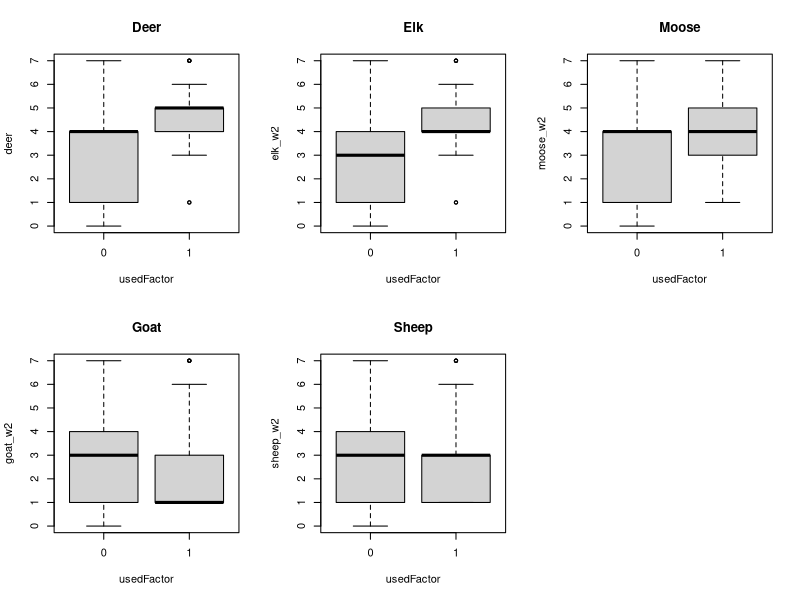
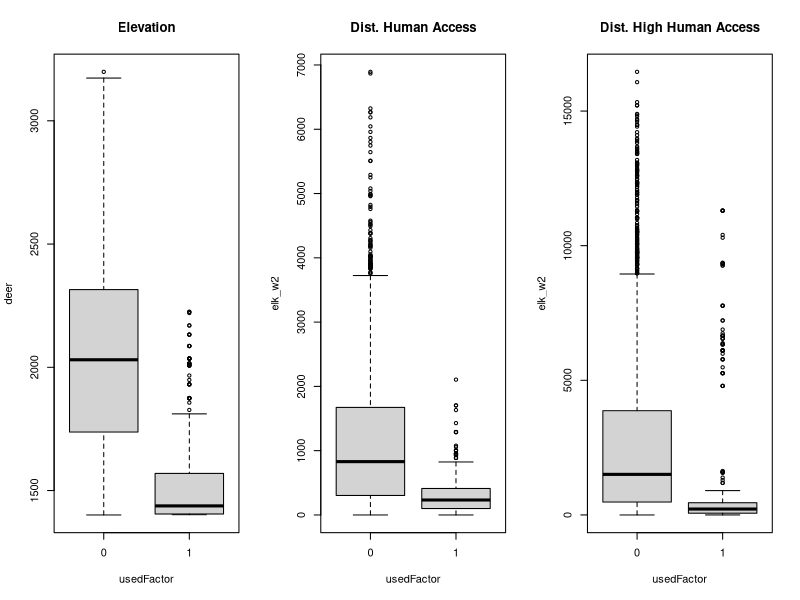
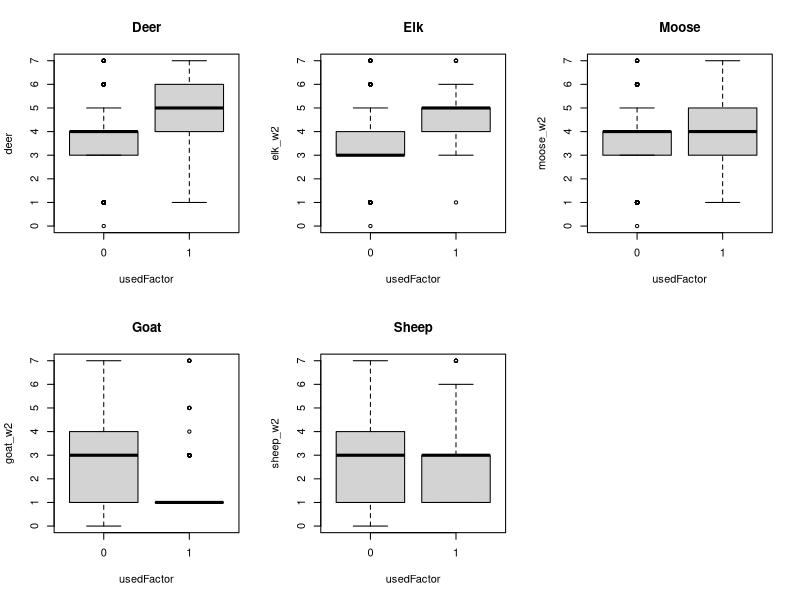
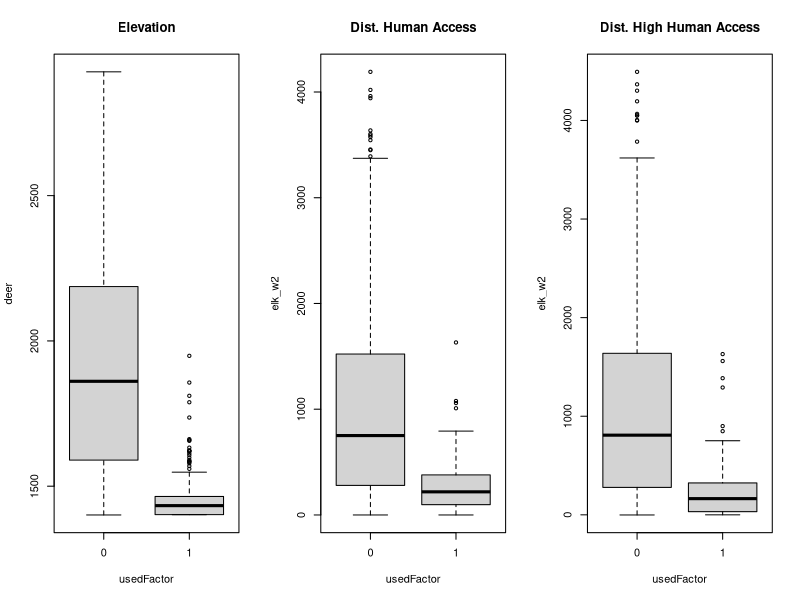
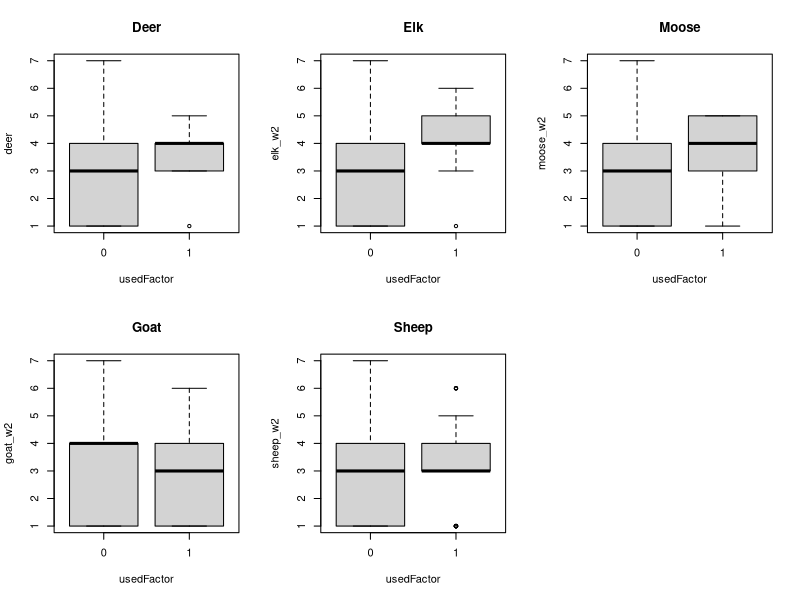
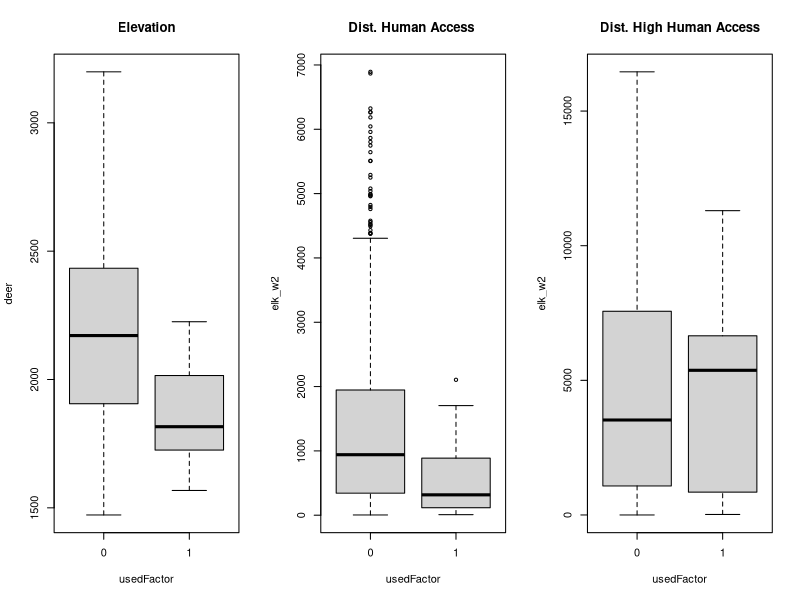
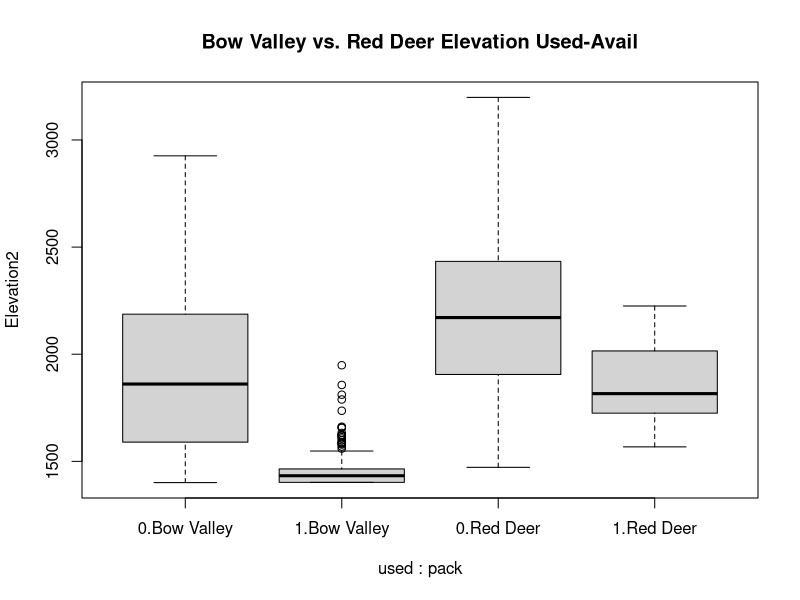
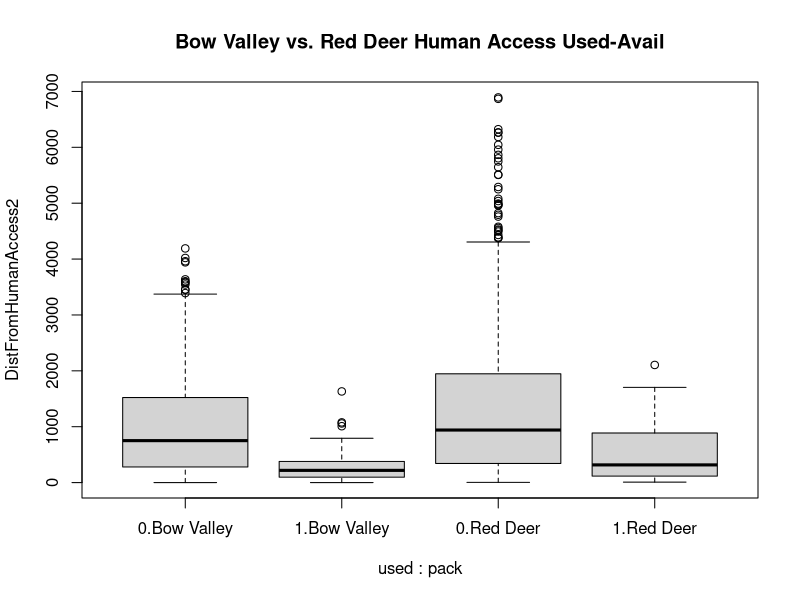

Generate these figures, in order, with R: (Note: this script raises an error after producing the figures.)
## ---- chunk 1
require(knitr)
knitr::opts_chunk$set(echo = TRUE)
r <- getOption("repos")
r["CRAN"] <- "https://ftp.osuosl.org/pub/cran/"
options(repos = r)
## ---- chunk 2
#function to install and load required packages
ipak <- function(pkg){
  new.pkg <- pkg[!(pkg %in% installed.packages()[, "Package"])]
  if (length(new.pkg)) 
    install.packages(new.pkg, dependencies = TRUE)
  sapply(pkg, require, character.only = TRUE)
}

#load or install these packages:
packages <- c("ggplot2","lattice", "tidyverse", "effects")

#run function to install packages
ipak(packages)
## ---- chunk 3
wolfused <-read.csv(here::here("Data","wolfused.csv"), header = TRUE)
wolfavail <-read.csv(here::here("Data","wolfavail.csv"), header = TRUE)
wolfkde <- rbind(wolfused, wolfavail)
str(wolfkde)
table(wolfkde$used, wolfkde$pack)
table(wolfkde$used, wolfkde$deer_w2)

## next we will create a new variable called usedFactor and graphically compare USED and AVAIL locations for prey
wolfkde$usedFactor <- factor(wolfkde$used, labels=c('0','1'))
str(wolfkde)
## ---- chunk 4
par(mfrow = c(2,3))
boxplot(deer_w2~usedFactor, data=wolfkde, main = "Deer", xlab="usedFactor", ylab="deer")
boxplot(elk_w2~usedFactor, main = "Elk", ylab="elk_w2", xlab="usedFactor", data=wolfkde)
boxplot(moose_w2~usedFactor, main = "Moose", ylab="moose_w2", xlab="usedFactor", data=wolfkde)
boxplot(goat_w2~usedFactor, main = "Goat", ylab="goat_w2", xlab="usedFactor", data=wolfkde)
boxplot(sheep_w2~usedFactor, main = "Sheep", ylab="sheep_w2", xlab="usedFactor", data=wolfkde)
## ---- chunk 5
par(mfrow = c(1,3))
boxplot(Elevation2~usedFactor, data=wolfkde, main = "Elevation", xlab="usedFactor", ylab="deer")
boxplot(DistFromHumanAccess2~usedFactor, data=wolfkde, main = "Dist. Human Access", ylab="elk_w2", xlab="usedFactor")
boxplot(DistFromHighHumanAccess2~usedFactor, data=wolfkde, main = "Dist. High Human Access", ylab="elk_w2", xlab="usedFactor")
## ---- chunk 6
## subset for Bow Valley Pack
bvkde<- subset(wolfkde, subset=pack =="Bow Valley")
par(mfrow = c(2,3))
boxplot(deer_w2~usedFactor, data=bvkde, main = "Deer", xlab="usedFactor", ylab="deer")
boxplot(elk_w2~usedFactor, data=bvkde, main = "Elk", ylab="elk_w2", xlab="usedFactor")
boxplot(moose_w2~usedFactor, data=bvkde, main = "Moose", ylab="moose_w2", xlab="usedFactor")
boxplot(goat_w2~usedFactor, data=bvkde, main = "Goat", ylab="goat_w2", xlab="usedFactor")
boxplot(sheep_w2~usedFactor, data=bvkde, main = "Sheep", ylab="sheep_w2", xlab="usedFactor")
## ---- chunk 7
par(mfrow = c(1,3))
boxplot(Elevation2~usedFactor, data=bvkde, main = "Elevation", xlab="usedFactor", ylab="deer")
boxplot(DistFromHumanAccess2~usedFactor, data=bvkde, main = "Dist. Human Access", ylab="elk_w2", xlab="usedFactor")
boxplot(DistFromHighHumanAccess2~usedFactor, data=bvkde, main = "Dist. High Human Access", ylab="elk_w2", xlab="usedFactor")
## ---- chunk 8
## subset for Red Deer Wolf
rdkde <- subset(wolfkde, subset=pack=="Red Deer")
table(rdkde$used, rdkde$pack)
par(mfrow = c(2,3))
boxplot(deer_w2~usedFactor, data=rdkde, main = "Deer", xlab="usedFactor", ylab="deer")
boxplot(elk_w2~usedFactor, data=rdkde, main = "Elk", ylab="elk_w2", xlab="usedFactor")
boxplot(moose_w2~usedFactor, data=rdkde, main = "Moose", ylab="moose_w2", xlab="usedFactor")
boxplot(goat_w2~usedFactor, data=rdkde, main = "Goat", ylab="goat_w2", xlab="usedFactor")
boxplot(sheep_w2~usedFactor, data=rdkde, main = "Sheep", ylab="sheep_w2", xlab="usedFactor")
## ---- chunk 9
par(mfrow = c(1,3))
boxplot(Elevation2~usedFactor, data=rdkde, main = "Elevation", xlab="usedFactor", ylab="deer")
boxplot(DistFromHumanAccess2~usedFactor, data=rdkde, main = "Dist. Human Access ", ylab="elk_w2", xlab="usedFactor")
boxplot(DistFromHighHumanAccess2~usedFactor, data=rdkde, main = "Dist. High Human Access", ylab="elk_w2", xlab="usedFactor")
## ---- chunk 10
## Can make more complex box plots
par(mfrow = c(1,1))
boxplot(Elevation2~used+pack, data = wolfkde, main = "Bow Valley vs. Red Deer Elevation Used-Avail")
boxplot(DistFromHumanAccess2~used+pack, data = wolfkde, main = "Bow Valley vs. Red Deer Human Access Used-Avail")
boxplot(deer_w2~used+pack, data = wolfkde, main = "Bow Valley vs. Red Deer Elevation Used-Avail")
boxplot(moose_w2~used+pack, data = wolfkde, main = "Bow Valley vs. Red Deer Elevation Used-Avail")
boxplot(elk_w2~used+pack, data = wolfkde, main = "Bow Valley vs. Red Deer Elevation Used-Avail")
boxplot(goat_w2~used+pack, data = wolfkde, main = "Bow Valley vs. Red Deer Elevation Used-Avail")
boxplot(sheep_w2~used+pack, data = wolfkde, main = "Bow Valley vs. Red Deer Elevation Used-Avail")

## using lattice package
bwplot(sheep_w2+ goat_w2 + elk_w2+moose_w2+ deer_w2~as.factor(usedFactor)|pack, data = wolfkde, layout = c(2,5), pch = "|", outer = TRUE)

## ---- chunk 11
aggregate(wolfkde[1:9], by=list(wolfkde$pack, wolfkde$usedFactor), FUN=mean, na.rm=TRUE)

wolf_df <- as_tibble(wolfkde)
wolf_df %>% group_by(pack, used) %>% summarise(mean(Elevation2))
wolf_df %>% group_by(pack, used) %>% summarise(dha = mean(DistFromHumanAccess2))
## ---- chunk 12
wolfkde2 <- na.omit(wolfkde)
wolf_df <- as_tibble(wolfkde2)
wolf_df %>% group_by(pack, used) %>% summarise(dha = mean(DistFromHumanAccess2))
wolf_df %>% group_by(pack, used) %>% summarise(dhha =mean(DistFromHighHumanAccess2))

wolf_df %>% group_by(pack, used) %>% summarise(moose = mean(moose_w2))
wolf_df %>% group_by(pack, used) %>% summarise(elk = mean(elk_w2))
wolf_df %>% group_by(pack, used) %>% summarise(sheep = mean(sheep_w2))
wolf_df %>% group_by(pack, used) %>% summarise(deer = mean(deer_w2))
wolf_df %>% group_by(pack, used) %>% summarise(goat = mean(goat_w2))

## ---- chunk 13
## First lets flip fair coins 100 times
rbinom(100, 1, 0.5)
trial = rbinom(100, 1, 0.5)
sum(trial)

## What about say, a survival probability of 0.9.
surv1 <- rbinom(100, 1, 0.9)
sum(surv1)
## ---- chunk 14
plogis(0)
## note that if p = 0, then the probability of an outcome is 0.5, heads or tails - i.e., a fair coin. 
plogis(1)
plogis(-5)
plogis(-100)
plogis(5)
plogis(100)
## ---- chunk 15
x = c(-50:50) ## just creating a uniform vector from -50 to 50. 
y = rbinom(length(x), 1, plogis(0+0.07*x) )
## unpack this line by ?rbinom
## and ? plogis

plot( y ~ x)
abline(lm((y~x)))
## ---- chunk 16
wrong = lm(y~x)
summary(wrong)
coef(wrong)
## ---- chunk 17
res = glm( y~x, family=binomial(link="logit"))
summary(res)
yLogit=predict(res)

plot( yLogit ~ x )
yhat=predict(res, type="response")
plot( y ~ x)
lines(yhat~x)
## ---- chunk 18
elev <- glm(used ~ Elevation2, family=binomial(logit), data=wolfkde)
summary(elev)
## exploring univarite logistic regression
## how to obtain 95% confidence intervals? Where are they in the output?
## CI's using profile log-likelihood's
confint(elev)
## CI's using standard errors
confint.default(elev)
## ---- chunk 19
exp(coefficients(elev))
## how to obtain 95% CI's on odds ratio's
exp(cbind(OR=coef(elev), confint(elev)))
## ---- chunk 20
wolfkde$elev100 <- wolfkde$Elevation2 / 100
elev100 <- glm(used ~ elev100, family=binomial(logit), data=wolfkde)
summary(elev100)
exp(coef(elev100))
## ---- chunk 21
elevBnp = 0:3000 ## creates a new vector elevBnp with ranges from 0 - 3000 in it.
elevPred = predict(elev, newdata=data.frame(Elevation2=elevBnp), type = "response") ## uses the predict function to predict Y values given the model object elev
hist(elevPred)
plot(elevBnp, elevPred, type="l", ylim = c(0,1.0), ylab= "Pr(Used)")
## ---- chunk 22
plot(wolfkde$Elevation2, wolfkde$used)
lines(elevBnp, elevPred, type="l", ylab= "Pr(Used)")
## ---- chunk 23
## next human use
distHuman <- glm(used ~ DistFromHumanAccess2, family=binomial(logit), data=wolfkde)
summary(distHuman)
hist(wolfkde$DistFromHumanAccess2)
disthumanBnp = 0:7000
disthumanPred = predict(distHuman, newdata=data.frame(DistFromHumanAccess2=disthumanBnp), type="response")
hist(disthumanPred)
plot(disthumanBnp, disthumanPred, type="l", ylab= "Pr(Used)")
plot(wolfkde$DistFromHumanAccess2, wolfkde$used)
lines(disthumanBnp, disthumanPred, type="l", ylab= "Pr(Used)")
## ---- chunk 24
## next human use
distHHuman <- glm(used ~ DistFromHighHumanAccess2, family=binomial(logit), data=wolfkde)
summary(distHHuman)
hist(wolfkde$DistFromHighHumanAccess2)
disthumanBnp = 0:10000
disthumanPred = predict(distHHuman, newdata=data.frame(DistFromHighHumanAccess2=disthumanBnp), type="response")
hist(disthumanPred)
plot(disthumanBnp, disthumanPred, type="l", ylab= "Pr(Used)")
plot(wolfkde$DistFromHumanAccess2, wolfkde$used)
lines(disthumanBnp, disthumanPred, type="l", ylab= "Pr(Used)")
## ---- chunk 25
# now lets do all at once for ungulate HSI models
sheep <- glm(used ~ sheep_w2, family=binomial(logit), data=wolfkde)
summary(sheep)
habvalues = 0:7
deer <- glm(used ~ deer_w2, family=binomial(logit), data=wolfkde)
summary(deer)
elk <- glm(used ~ elk_w2, family=binomial(logit), data=wolfkde)
summary(elk)
moose <- glm(used ~ moose_w2, family=binomial(logit), data=wolfkde)
summary(moose)
goat <- glm(used ~ goat_w2, family=binomial(logit), data=wolfkde)
summary(goat)
## ---- chunk 26
habvalues = 0:7 ## making a vector of hsi values
sheeppred = predict(sheep, newdata = data.frame(sheep_w2 = habvalues), type = "response")
goatpred = predict(goat, newdata = data.frame(goat_w2 = habvalues), type = "response")
moosepred = predict(moose, newdata = data.frame(moose_w2 = habvalues), type = "response")
elkpred = predict(elk, newdata = data.frame(elk_w2 = habvalues), type = "response")
deerpred = predict(deer, newdata = data.frame(deer_w2 = habvalues), type = "response")
sheeppred = predict(sheep, newdata = data.frame(sheep_w2 = habvalues), type = "response")
## ---- chunk 27
## back to elevation
elev <- glm(used ~ Elevation2, family=binomial(logit), data=wolfkde)
summary(elev)
wolfkde$fitted.Elev <- fitted(elev)
head(wolfkde)
hist(wolfkde$fitted.Elev)
plot(wolfkde$fitted.Elev, wolfkde$Elevation2)
## ---- chunk 28
# ggplot 2 explore basic histogram functio
ggplot(wolfkde, aes(x=wolfkde$fitted.Elev)) + geom_histogram()
# lets explore faceting
ggplot(wolfkde, aes(x=wolfkde$fitted.Elev)) + geom_histogram(binwidth=0.05, fill="gray70", colour="black") + facet_grid(used ~ .)
ggplot(wolfkde, aes(x=wolfkde$fitted.Elev)) + geom_histogram(binwidth=0.05, fill="gray70", colour="black") + facet_grid(used ~ ., scales = "free")
ggplot(wolfkde, aes(x=wolfkde$fitted.Elev, fill=usedFactor)) + geom_histogram(binwidth=0.05, position="identity", alpha=0.7) + xlab("Predicted Probability of Wolf Use") + theme(axis.title.x=element_text(size=16))
# lets redo this graph using faceting by pack
ggplot(wolfkde, aes(x=wolfkde$fitted.Elev, y=..density.., fill=usedFactor)) + geom_histogram(binwidth=0.05, position="identity", alpha=0.7) + xlab("Predicted Probability of Wolf Use") + theme(axis.title.x=element_text(size=16)) + facet_grid(pack ~ ., scales="free")
## ---- chunk 29
# Now lets explore fitting functions to the distributions
ggplot(wolfkde, aes(x=wolfkde$fitted.Elev)) + geom_density()
ggplot(wolfkde, aes(x=wolfkde$fitted.Elev), fill=usedFactor) + geom_density(alpha=0.5) + xlim(0,1)+xlab("Predicted Probability of Wolf Use") + theme(axis.title.x=element_text(size=16)) 
# kernel lines
ggplot(wolfkde, aes(x=wolfkde$fitted.Elev, y=..density.., fill=usedFactor)) + geom_histogram(binwidth=0.05) + geom_density(alpha = 0.5) + facet_grid(pack ~ .)

## ---- chunk 30
# Exploring Predictions as a function of covariates
# this fits a univariate glm as a function of elevation and predicts
ggplot(wolfkde, aes(x=Elevation2, y=used)) + geom_point() + stat_smooth(method="glm", method.args = list(family="binomial"))
## ---- chunk 31
ggplot(wolfkde, aes(x=DistFromHumanAccess2, y=used)) + geom_point() + stat_smooth(method="glm", method.args = list(family="binomial"))
ggplot(wolfkde, aes(x=elk_w2, y=used)) + geom_point() + stat_smooth(method="glm", method.args = list(family="binomial"))
## ---- chunk 32
ggplot(wolfkde, aes(x=elk_w2, y=used)) + geom_point() +geom_jitter(aes(colour = used), width=0.25, height = 0.05) + stat_smooth(method="glm", method.args = list(family="binomial"))
## ---- chunk 33
## lets redo elevation jittered by used
ggplot(wolfkde, aes(x=Elevation2, y=used)) + geom_point() +geom_jitter(aes(colour = used), width=0.25, height = 0.05)+ stat_smooth(method="glm", method.args = list(family="binomial"))
## ---- chunk 34
ggplot(wolfkde, aes(x=Elevation2, y=used, colour=pack)) + geom_point() + geom_jitter(width=0.25, height = 0.05) +stat_smooth(method="glm", method.args = list(family="binomial"), level=0.90)
## ---- chunk 35
ggplot(wolfkde, aes(x=moose_w2, y=used, colour=pack)) + stat_smooth(method="glm", method.args = list(family="binomial"))

ggplot(wolfkde, aes(x=sheep_w2, y=used, colour=pack)) + stat_smooth(method="glm", method.args = list(family="binomial"))
## ---- chunk 36
# versus faceting by wolf pack
ggplot(wolfkde, aes(x=Elevation2, y=used)) + geom_point() + stat_smooth(method="glm", method.args = list(family="binomial"), level=0.90) + facet_grid(pack~.)
## ---- chunk 37
# this function plots predictions from the previously fitted best model
ggplot(wolfkde, aes(x=Elevation2, y=fitted.Elev)) + geom_point() + stat_smooth(method=lm) + ylim(0, 0.8)
## ---- chunk 38
plot(effect("Elevation2", elev), grid=TRUE, rescale.axis = FALSE, ylab = "Probability(Used)") 
## ---- chunk 39
plot(effect("deer_w2", deer), grid=TRUE, rescale.axis = FALSE, ylab = "Probability(Used)")
## ---- chunk 40
#Printing PDFs from R
pdf("Output/wolf_elev.pdf", width=4, height=4)
print(ggplot(wolfkde, aes(x=Elevation2, y=used)) + geom_point(colour="gray") + stat_smooth(method="glm", method.args = list(family="binomial")) + xlab("Elevation (m)") + ylab("Predicted Probability of Wolf Use"))
dev.off()
# then go and look in the active directory for wolf_elev.pdf
#or
ggsave("Output/elev_wolf2.pdf", width=4, height=4)
#
## ---- chunk 41
figPrey<-ggplot(wolfkde, aes(x=elk_w2, y=used)) + geom_smooth(data = wolfkde, aes(x=elk_w2, y=used, col="Elk"),method="glm", method.args = list(family="binomial")) + geom_smooth(data = wolfkde, aes(x=deer_w2, y=used, col="Deer"),method="glm", method.args = list(family="binomial"))+ geom_smooth(data = wolfkde, aes(x=moose_w2, y=used, col="Moose"),method="glm", method.args = list(family="binomial"))+ geom_smooth(data = wolfkde, aes(x=sheep_w2, y=used, col="Sheep"),method="glm", method.args = list(family="binomial"))+ geom_smooth(data = wolfkde, aes(x=goat_w2, y=used, col="Goat"),method="glm", method.args = list(family="binomial")) + xlab("Relative prey habitat suitability") + ylab("Relative probability of wolf use") + theme(axis.title.y=element_text(size=12), axis.text.y=element_text(size=12)) + theme(axis.title.x=element_text(size=12), axis.text.x=element_text(size=12))+ labs(fill="Prey Species")

figPrey
  
## lets save this
pdf("Output/figPrey.pdf", width=6, height=6)
figPrey
dev.off()
